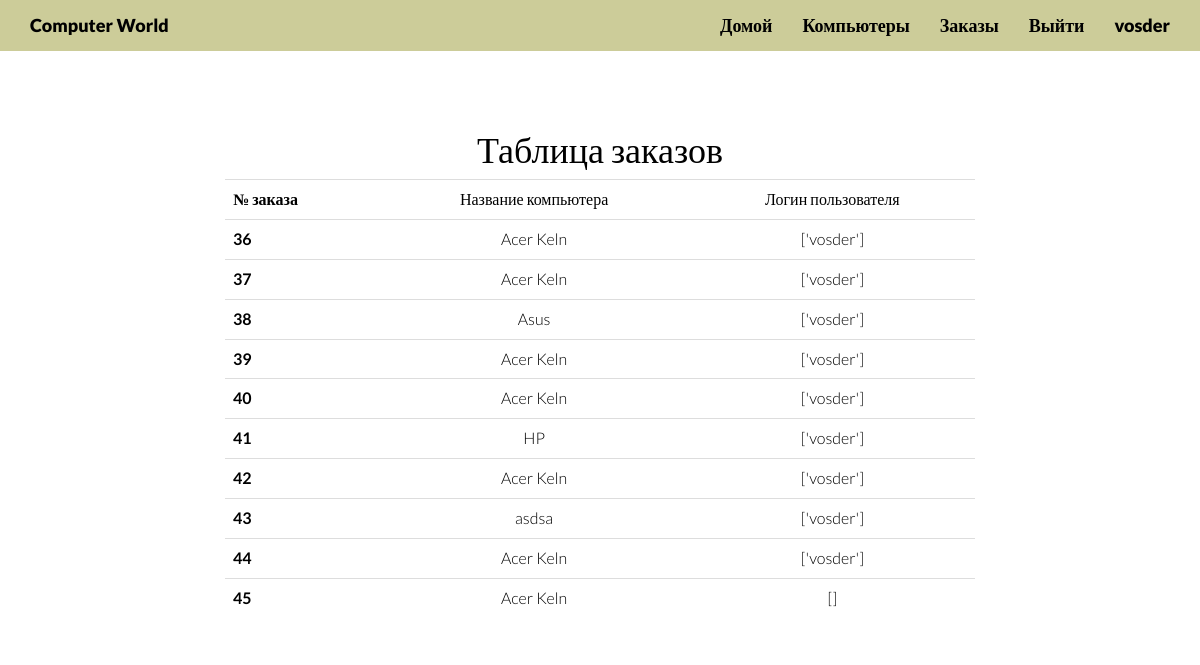
Screenshot of /orders/ (signed in) with the database file from the repository.
### app/models.py (models this page shows)
class Order(models.Model):
    id_order = models.AutoField(primary_key=True, verbose_name='ID Заказа')
    id_comp = models.ForeignKey(Computer, on_delete=models.CASCADE, verbose_name='Название компьютера')
    id_user = models.ManyToManyField(User, verbose_name='ID Пользователя')
    def get_users(self):
        return [u.username for u in self.id_user.all()]
    get_users.short_description = 'Заказы пользователей'
    class Meta:
        verbose_name_plural = "Заказы"
        verbose_name = "Заказ"

class Computer(models.Model):
    id_computer = models.AutoField(primary_key=True)
    name_computer = models.CharField(max_length=100, verbose_name='Компьютер')
    model_computer = models.CharField(max_length=100, verbose_name='Модель')
    company_computer = models.CharField(max_length=100, verbose_name='Производитель')
    price_computer = models.IntegerField(verbose_name='Цена')
    characteristics_computer = models.TextField(verbose_name='Характеристики')
    photo_computer = models.ImageField(null=True, blank=True, verbose_name='Фото')
    def __str__(self):
        return self.name_computer
    class Meta:
        verbose_name_plural = "Компьютеры"
        verbose_name = "Компьютер"

### app/views.py (the view)
# urls.py: url(r'^orders/', OrdersView.as_view(), name="orders"),
class OrdersView(ListView):
    model = Order
    template_name = 'orders.html'
    def get_context_data(self, **kwargs):
        context = super().get_context_data(**kwargs)
        print(Order.objects.all().first().get_users)
        return context

### templates/orders.html
{% extends 'base.html' %}
{% block body1 %}
    <div id="header1">
        <div class="container">
            <div class="row centered">
                <div class="col-lg-8 col-lg-offset-2">
                    <h1><br>Таблица заказов<br></h1>
                <table class="table table-hover table-inverse">
                <tr>
                    <th>№ заказа</th>
                    <td>Название компьютера</td>
                    <td>Логин пользователя</td>
                </tr>
                    {% for Order in object_list %}
                    <tr>
                        <th scope="row">{{ Order.id_order }}</th>
                        <td> {{ Order.id_comp }} </td>
                        <td>{{ Order.get_users }}</td>
                    </tr>
                    {% endfor %}
                </table>
                </div>
            </div>
        </div>
    </div>
{% endblock %}

### templates/base.html (shortened to what this page needs)
<!DOCTYPE html>
<html lang="en">
<head>
    {% load static %}
    <link rel="stylesheet" href="{% static 'Bootstrap/css/bootstrap.css' %}">
    <link rel="stylesheet" href="{% static 'Bootstrap/css/font-awesome.min.css' %}">
    <link rel="stylesheet" href="{% static 'Bootstrap/css/main.css' %}">
    <link rel="stylesheet" href="{% static 'Bootstrap/js/bootstrap.min.js' %}">
</head>
<body>
    <div class="navbar navbar-inverse navbar-fixed-top">
    <div class="container">
      <div class="navbar-header">
          <a class="navbar-brand" href="{% url 'main' %}">Computer World</a>
      </div>
      <div class="navbar-collapse collapse">
        <ul class="nav navbar-nav navbar-right">
          <li><a href="{% url 'main' %}">Домой</a></li>
          <li><a href="{% url 'computers_url' %}">Компьютеры</a></li>
          <li>
            {% if request.user.is_superuser %}
                <li><a href="{% url 'orders' %}">Заказы</a></li>
                {% elif request.user.is_user %}
                <li><a href="{% url 'order' %}">Корзина</a></li>
                {% else %}
                <li><a href="{% url 'order_non_auth' %}">Как заказать?</a></li>
                {% endif %}
            </li>
            <li>
            {% if request.user.is_authenticated %}
                <li><a href="{% url 'logout_url' %}">Выйти</a></li>
                <li><a>{{ request.user.username }}</a></li>
                {% else %}
                <li><a href="{% url 'auth_url' %}">Вход</a></li>
                <li><a href="{% url 'registration_url' %}">Регистрация</a></li>
                {% endif %}
            </li>
        </ul>
      </div>
    </div>
  </div>
    {% block body1 %} {% endblock %}
</body>
</html>

### rows the page displays
Order: id_order "36", id_comp "Acer Keln", get_users "['vosder']"
Order: id_order "37", id_comp "Acer Keln", get_users "['vosder']"
Order: id_order "38", id_comp "Asus", get_users "['vosder']"
Order: id_order "39", id_comp "Acer Keln", get_users "['vosder']"
Order: id_order "40", id_comp "Acer Keln", get_users "['vosder']"
Order: id_order "41", id_comp "HP", get_users "['vosder']"
Order: id_order "42", id_comp "Acer Keln", get_users "['vosder']"
Order: id_order "43", id_comp "asdsa", get_users "['vosder']"
Order: id_order "44", id_comp "Acer Keln", get_users "['vosder']"
Order: id_order "45", id_comp "Acer Keln", get_users "[]"

### other values shown
{{ request.user.username }} "vosder"
